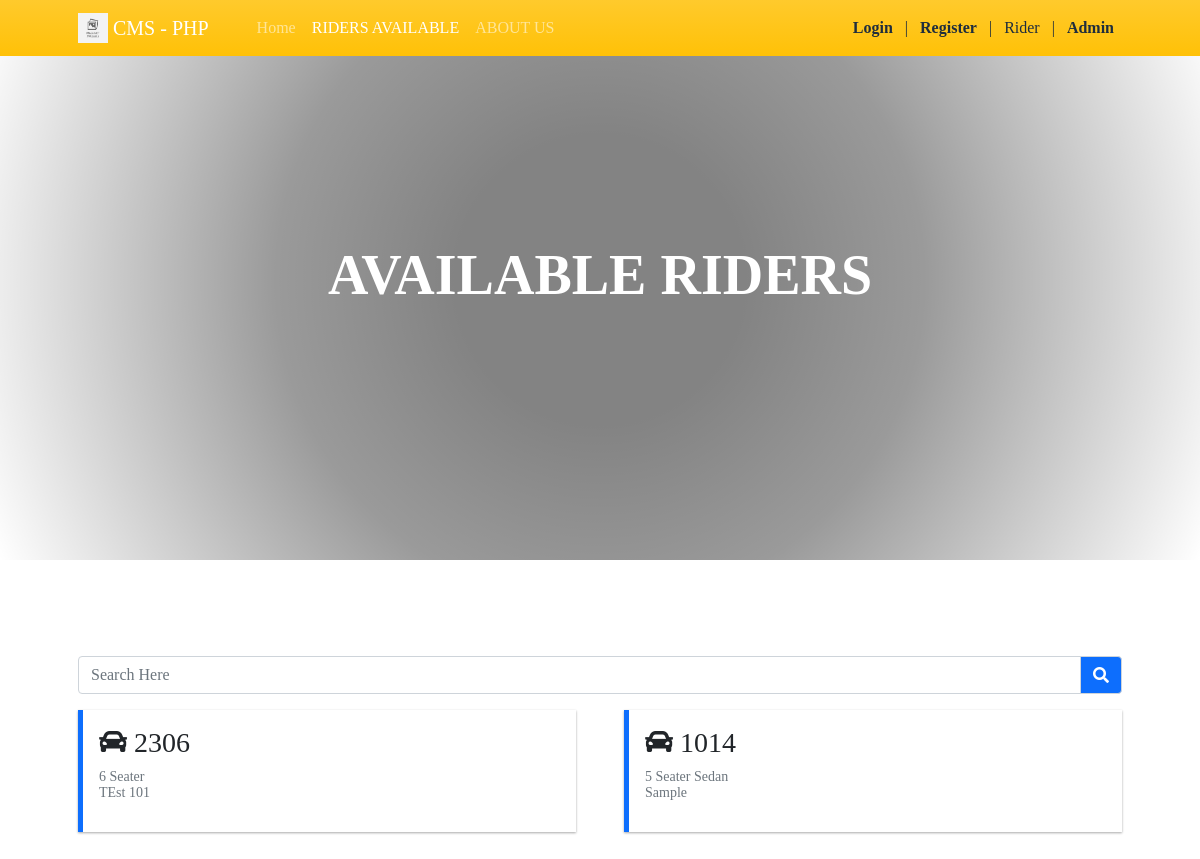
/?p=cab_available, run on the app's committed database.
### tables this page shows
CREATE TABLE `cab_list` (
  `id` int(30) NOT NULL,
  `reg_code` varchar(100) NOT NULL,
  `category_id` int(30) NOT NULL,
  `cab_reg_no` varchar(200) NOT NULL,
  `body_no` varchar(100) NOT NULL,
  `cab_model` text NOT NULL,
  `cab_driver` text NOT NULL,
  `driver_contact` text NOT NULL,
  `driver_address` text NOT NULL,
  `password` text NOT NULL,
  `image_path` text DEFAULT NULL,
  `status` tinyint(1) NOT NULL DEFAULT 1,
  `delete_flag` tinyint(1) NOT NULL DEFAULT 0,
  `date_created` datetime NOT NULL DEFAULT current_timestamp(),
  `date_updated` datetime DEFAULT NULL ON UPDATE current_timestamp()
);

CREATE TABLE `category_list` (
  `id` int(30) NOT NULL,
  `name` text NOT NULL,
  `description` text NOT NULL,
  `delete_flag` tinyint(1) NOT NULL DEFAULT 0,
  `status` tinyint(1) NOT NULL DEFAULT 1,
  `date_created` datetime NOT NULL DEFAULT current_timestamp(),
  `date_updated` datetime DEFAULT NULL ON UPDATE current_timestamp()
);

### cab_available.php (the view, shortened to what this page needs)
 <header class="bg-dark py-5" id="main-header">
    <div class="container h-100 d-flex align-items-center justify-content-center w-100">
        <div class="text-center text-white w-100">
            <h1 class="display-4 fw-bolder">AVAILABLE RIDERS                    </h1>
        </div>
    </div>
</header>
<section class="py-5">
    <div class="container px-4 px-lg-5 mt-5">
        <div class="row">
            <div class="col-md-12">
                <div class="form-group">
                <div class="input-group mb-3">
                    <input type="search" id="search" class="form-control" placeholder="Search Here" aria-label="Search Here" aria-describedby="basic-addon2">
                    <div class="input-group-append">
                        <span class="input-group-text bg-primary" id="basic-addon2"><i class="fa fa-search"></i></span>
                    </div>
                </div>
                </div>
                <div class="row gx-4 gx-lg-5 row-cols-1 row-cols-sm-1 row-cols-md-2 row-cols-xl-2" id="cab_list">
                    <?php
                    $cabs = $conn->query("SELECT c.*, cc.name as category FROM `cab_list` c inner join category_list cc on c.category_id = cc.id where c.delete_flag = 0 and c.id not in (SELECT cab_id FROM `booking_list` where `status` in (0,1,2)) order by c.`reg_code`");
                    while($row= $cabs->fetch_assoc()):
                    ?>
                    <a class="col item text-decoration-none text-dark book_cab" href="javascript:void(0)" data-id="<?php echo $row['id'] ?>" data-bodyno="<?php echo $row['body_no'] ?>">
                        <div class="callout callout-primary border-primary rounded-0">
                            <dl>
                                <dt class="h3"><i class="fa fa-car"></i> <?php echo $row['body_no'] ?></dt>
                                <dd class="truncate-3 text-muted lh-1">
                                    <small><?php echo $row['category'] ?></small><br>
                                    <small><?php echo $row['cab_model'] ?></small>
                                </dd>
                            </dl>
                        </div>
                    </a>
                    <?php endwhile; ?>
                </div>
            </div>
        </div>
    </div>
</section>

### data on the page
cab_list: body_no "2306", category.name "6 Seater", cab_model "TEst 101"
cab_list: body_no "1014", category.name "5 Seater Sedan", cab_model "Sample"

### other printed values
$_settings->info('short_name') "CMS - PHP"
